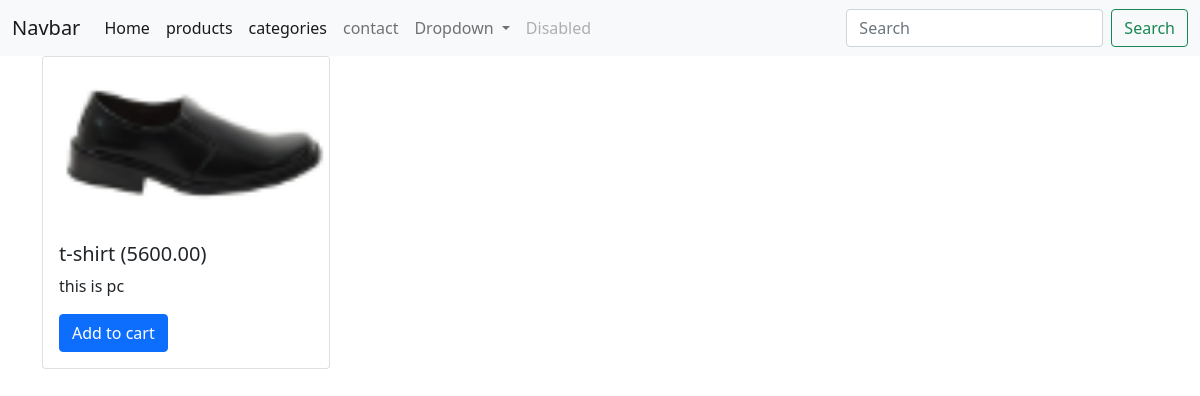
Page /product/product-details/11/ on the committed database.
### product/models.py (models this page shows, shortened)
class Product(models.Model):
    name = models.CharField(max_length=255)
    price = models.DecimalField(max_digits=10, decimal_places=2)
    description = models.TextField()
    category = models.ForeignKey(Category,on_delete=models.CASCADE,related_name = "products")
    image = models.ImageField(upload_to="products/images",null=True)

### product/views.py (the view)
# urls.py: path('product-details/<int:id>/',views.productDetail,name='productdetail'),
def productDetail(request,id):
    single_product = Product.objects.filter(id=id).first()
    data = {
        'product':single_product,
    }
    return render(request,"single_product.html",data)

### templates/single_product.html
{% extends 'master.html' %}
{% load static %}
{% block contents %}
    <div class="container">
        <div class="row">
            <div class="col">
                <div class="card" style="width: 18rem;">
                    <img src="{{product.image.url}}" class="card-img-top" alt="...">
                    <div class="card-body">
                    <h5 class="card-title">{{product.name}} ({{product.price}})</h5>
                    <p class="card-text">{{product.description}}</p>
                    <a href="#" class="btn btn-primary">Add to cart</a>
                    </div>
                </div>
            </div>
        </div>
      </div>
{%  endblock %}

### rows in the picture
Product: image (picture), name "t-shirt", price "5600.00", description "this is pc"
